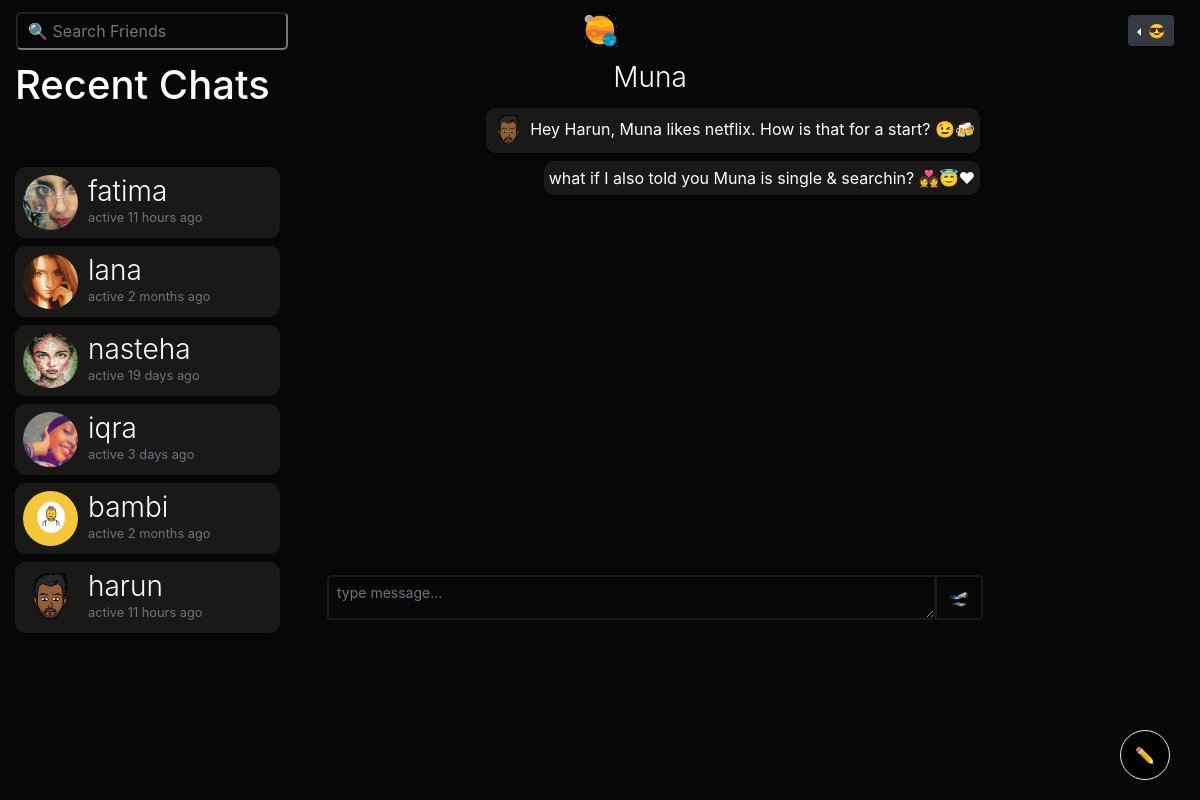
Before: /m/muna (signed in) with the older database file.
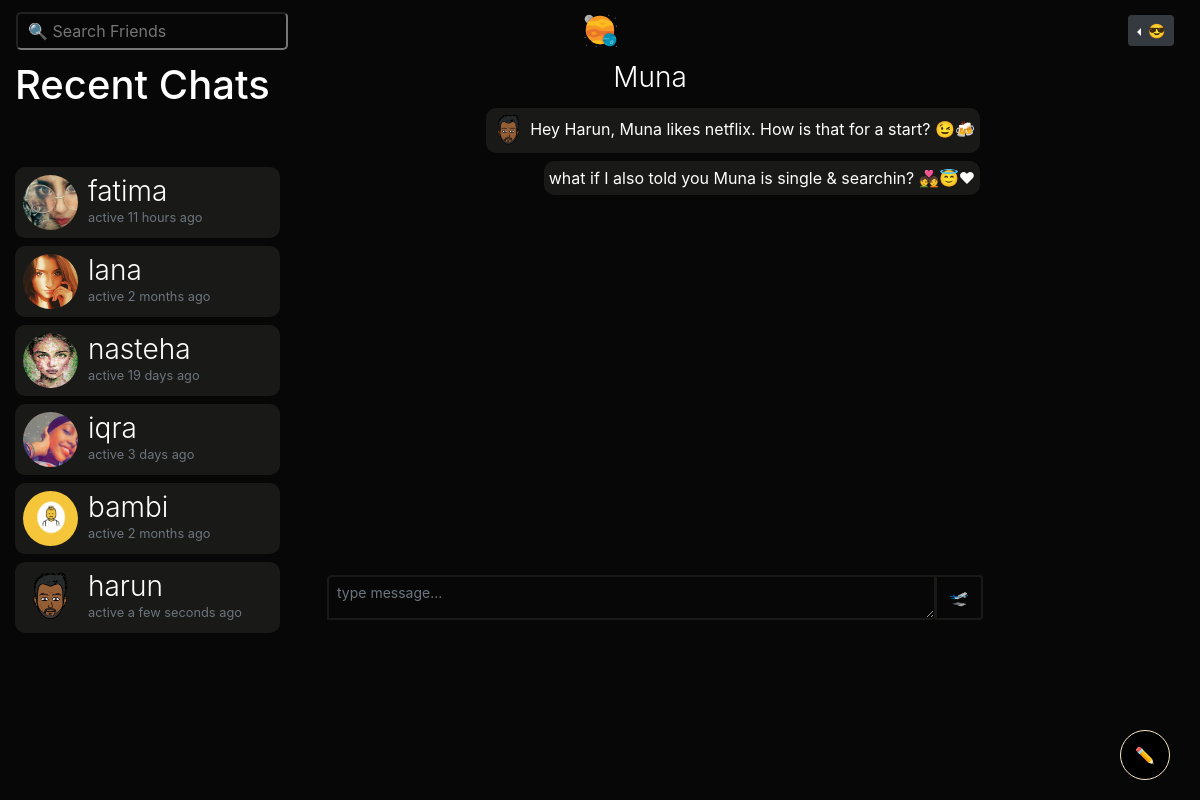
After: the same page with the newer database file.
### bambiv3/models.py (models this page shows, shortened)
class User(db.Model, UserMixin):
	id = db.Column(db.Integer, primary_key=True)
	username = db.Column(db.String(20), unique=True, nullable=False)
	email = db.Column(db.String(120), unique=True, nullable=False)
	image_file = db.Column(db.String(20), nullable=False, default='default.jpg')
	password = db.Column(db.String(60), nullable=False)
	last_seen = db.Column(db.DateTime, default=datetime.utcnow)
	date_joined = db.Column(db.DateTime, nullable=False, default=datetime.utcnow)
	department = db.Column(db.String(20), nullable=False)
	student_number = db.Column(db.Integer(), unique=True, nullable=False)
	age = db.Column(db.DateTime, nullable=False)
	gender = db.Column(db.String(20), nullable=False)
	country = db.Column(db.String(20), nullable=False)
	hobby = db.Column(db.String(20), nullable=False)
	bio = db.Column(db.String(120), nullable=True)
	private = db.Column(db.Boolean, default=False, nullable=False)
	single = db.Column(db.Boolean, default=False, nullable=False)
	snapchat = db.Column(db.String(20),default=False, nullable=False)
	instagram = db.Column(db.String(20),default=False, nullable=False)
	posts = db.relationship('Post', backref='author', lazy=True)
	products = db.relationship('Product', backref='author', lazy=True)
	comments = db.relationship("Comment", backref="author", lazy="dynamic", cascade="all, delete-orphan")
	followed = db.relationship(
		'User', secondary=followers,
		primaryjoin=(followers.c.follower_id == id),
		secondaryjoin=(followers.c.followed_id == id),
		backref=db.backref('followers', lazy='dynamic'), lazy='dynamic')
	messages_sent = db.relationship('Message',
									foreign_keys='Message.sender_id',
									backref='author', lazy='dynamic')
	messages_received = db.relationship('Message',
										foreign_keys='Message.recipient_id',
										backref='recipient', lazy='dynamic')
	last_message_read_time = db.Column(db.DateTime)
	def new_messages(self):
		last_read_time = self.last_message_read_time or datetime(1900, 1, 1)
		return Message.query.filter_by(recipient=self).filter(
			Message.timestamp > last_read_time).count()

### bambiv3/routes.py (the view)
@app.route('/m/<recipient>', methods=['GET', 'POST'])
@login_required
def message(recipient):
	current_user.last_message_read_time = datetime.utcnow()
	db.session.commit()
	recipient = recipient.lower()
	user = User.query.filter_by(username=recipient).first_or_404()
	current_user.last_message_read_time = datetime.utcnow()
	db.session.commit()
	form = MessageForm()
	if form.validate_on_submit():
		msg = m(author=current_user, recipient=user, body=form.message.data)
		db.session.add(msg)
		db.session.commit()
		flash('Your message has been sent.', 'success')
		return redirect(url_for('message', recipient=recipient))
	sent = current_user.messages_sent.filter_by(recipient_id=user.id)
	received = current_user.messages_received.filter_by(sender_id=user.id)
	messages = sent.union(received).order_by(m.timestamp.asc())
	messages_received = current_user.messages_received.order_by(m.timestamp.desc())
	messages_sent = current_user.messages_sent.order_by(m.timestamp.desc())
	recent_chats = list()
	for message in messages_received:
		recent_chats.append(message.author)
	for message in messages_sent:
		recent_chats.append(message.recipient)
	recent_chats = list(dict.fromkeys(recent_chats))
	return render_template('send_message.html', recipient=recipient, title="Chat with " + recipient.title() , user=user, form=form, messages=messages, recent_chats=recent_chats)

### bambiv3/forms.py
class MessageForm(FlaskForm):
    message = TextAreaField((''), validators=[DataRequired()]) #Length(min=0, max=140)
    submit = SubmitField('🛫')

### bambiv3/models.py (called while the page is built)
@login_manager.user_loader
def load_user(user_id):
	return User.query.get(int(user_id))

### bambiv3/routes.py (called while the page is built)
@app.before_request
def before_request():
	if current_user.is_authenticated:
		current_user.last_seen = datetime.utcnow()
		db.session.commit()

### bambiv3/templates/send_message.html (shortened to what the changed rows need)
{% extends "layout.html" %}
{% block content %}
<div class="container-fluid">
  <div class="row">
    <div class="col-lg-3 d-none d-lg-block position-fixed">
       <h1>
        Recent Chats
         {% set new_messages = current_user.new_messages() %}<span id="message_count" class="badge badge-warning"style="visibility: {% if new_messages %}visible{% else %}hidden {% endif %};">{{ new_messages }}</span></a>
      </h1>
      <div style="overflow:auto;height:500px;padding-right:5px;">
      {% for person in recent_chats %}
      <a href="{{ url_for('message',recipient=person.username) }}" style="text-decoration:none;">
      <header class="mb-2">
        <img src="{{ url_for('static', filename='profile_pics/' + person.image_file) }}" alt="default profile" class="profile-thumbnail">
        <div class="profile-name">
          <h3>{{person.username}}</h3>
          <small class="text-muted">active {{ moment(person.last_seen).fromNow() }}</small>
        </div>
      </header>
      </a>
      {% endfor %}
    </div>
</div>
    <div class="col-lg-7 offset-lg-3">
           <div style="overflow:auto;height:460px;padding:5px;">
      {% for message in messages %}
          <p class="mb-2"
          style="
          {% if message.author == current_user%}
            text-align:left;padding:5px;border-radius:10px;display:inline-block;float:right;clear:both;max-width:75%;background:#191917;
          {%else%}
            text-align:left;padding:5px;border-radius:10px;display:inline-block;max-width:75%;border:2px solid #191917;
          {% endif %}">
          {% if message.author != current_user %}
          <img src="{{ url_for('static', filename='profile_pics/' + message.author.image_file) }}" alt="profile pic" title="{{message.author.username.lower()}}" style="width:30px;height:30px;border-radius:50%">
          {% endif %}
          {{message.body | safe | urlize(40, target='_blank')}}
          <br>
          <small style="display:inline-block;float:right;">{{ moment(message.timestamp).fromNow() }}</small>
        </p>
        <br>
        {% else %}
            <p class="mb-2" style="text-align:left;padding:5px;border-radius:10px;display:inline-block;float:right;clear:both;max-width:75%;background:#191917;">
            <img src="{{ url_for('static', filename='profile_pics/' + current_user.image_file) }}" alt="profile pic"style="width:35px;height:35px;border-radius:50%">
            Hey {{current_user.username.title()}}, {{user.username.title()}} likes {{user.hobby.lower()}}. How is that for a start? 😉🍻
            </p>
            <p class="mb-2" style="text-align:left;padding:5px;border-radius:10px;display:inline-block;float:right;clear:both;max-width:75%;background:#191917;">
              {% if current_user.single and user.single and current_user.gender != user.gender %}
                what if I also told you {{user.username.title()}} is single & searchin? 💑😇❤
              {% endif %}
            </p>
        {% endfor %}
        </div>
</div>
{% endblock content %}

Changed rows visible on the page:
changed User "harun": last_seen "11 hours ago" → "a few seconds ago"
